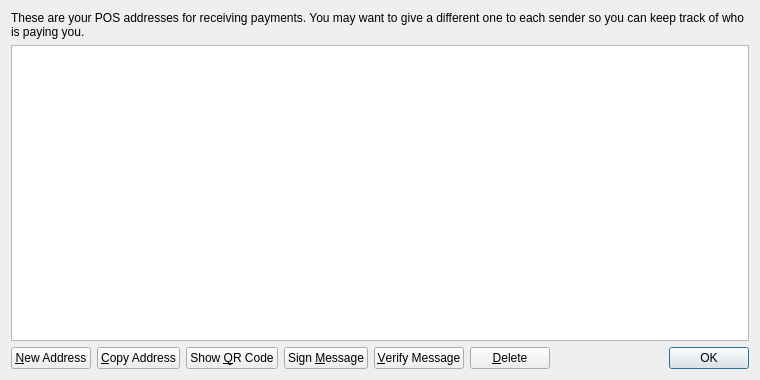
<?xml version="1.0" encoding="UTF-8"?>
<ui version="4.0">
 <class>AddressBookPage</class>
 <widget class="QWidget" name="AddressBookPage">
  <property name="geometry">
   <rect>
    <x>0</x>
    <y>0</y>
    <width>760</width>
    <height>380</height>
   </rect>
  </property>
  <property name="windowTitle">
   <string>Address Book</string>
  </property>
  <layout class="QVBoxLayout" name="verticalLayout">
   <item>
    <widget class="QLabel" name="labelExplanation">
     <property name="text">
      <string>These are your POS addresses for receiving payments. You may want to give a different one to each sender so you can keep track of who is paying you.</string>
     </property>
     <property name="textFormat">
      <enum>Qt::PlainText</enum>
     </property>
     <property name="wordWrap">
      <bool>true</bool>
     </property>
    </widget>
   </item>
   <item>
    <widget class="QTableView" name="tableView">
     <property name="contextMenuPolicy">
      <enum>Qt::CustomContextMenu</enum>
     </property>
     <property name="toolTip">
      <string>Double-click to edit address or label</string>
     </property>
     <property name="tabKeyNavigation">
      <bool>false</bool>
     </property>
     <property name="alternatingRowColors">
      <bool>true</bool>
     </property>
     <property name="selectionMode">
      <enum>QAbstractItemView::SingleSelection</enum>
     </property>
     <property name="selectionBehavior">
      <enum>QAbstractItemView::SelectRows</enum>
     </property>
     <property name="sortingEnabled">
      <bool>true</bool>
     </property>
     <attribute name="verticalHeaderVisible">
      <bool>false</bool>
     </attribute>
    </widget>
   </item>
   <item>
    <layout class="QHBoxLayout" name="horizontalLayout">
     <item>
      <widget class="QPushButton" name="newAddressButton">
       <property name="toolTip">
        <string>Create a new address</string>
       </property>
       <property name="text">
        <string>&amp;New Address</string>
       </property>
       <property name="icon">
        <iconset resource="../bitcoin.qrc">
         <normaloff>:/icons/add</normaloff>:/icons/add</iconset>
       </property>
      </widget>
     </item>
     <item>
      <widget class="QPushButton" name="copyToClipboard">
       <property name="toolTip">
        <string>Copy the currently selected address to the system clipboard</string>
       </property>
       <property name="text">
        <string>&amp;Copy Address</string>
       </property>
       <property name="icon">
        <iconset resource="../bitcoin.qrc">
         <normaloff>:/icons/editcopy</normaloff>:/icons/editcopy</iconset>
       </property>
      </widget>
     </item>
     <item>
      <widget class="QPushButton" name="showQRCode">
       <property name="text">
        <string>Show &amp;QR Code</string>
       </property>
       <property name="icon">
        <iconset resource="../bitcoin.qrc">
         <normaloff>:/icons/qrcode</normaloff>:/icons/qrcode</iconset>
       </property>
      </widget>
     </item>
     <item>
      <widget class="QPushButton" name="signMessage">
       <property name="toolTip">
        <string>Sign a message to prove you own a POS address</string>
       </property>
       <property name="text">
        <string>Sign &amp;Message</string>
       </property>
       <property name="icon">
        <iconset resource="../bitcoin.qrc">
         <normaloff>:/icons/edit</normaloff>:/icons/edit</iconset>
       </property>
      </widget>
     </item>
     <item>
      <widget class="QPushButton" name="verifyMessage">
       <property name="toolTip">
        <string>Verify a message to ensure it was signed with a specified POS address</string>
       </property>
       <property name="text">
        <string>&amp;Verify Message</string>
       </property>
       <property name="icon">
        <iconset resource="../bitcoin.qrc">
         <normaloff>:/icons/transaction_0</normaloff>:/icons/transaction_0</iconset>
       </property>
      </widget>
     </item>
     <item>
      <widget class="QPushButton" name="deleteButton">
       <property name="toolTip">
        <string>Delete the currently selected address from the list</string>
       </property>
       <property name="text">
        <string>&amp;Delete</string>
       </property>
       <property name="icon">
        <iconset resource="../bitcoin.qrc">
         <normaloff>:/icons/remove</normaloff>:/icons/remove</iconset>
       </property>
      </widget>
     </item>
     <item>
      <spacer name="horizontalSpacer">
       <property name="orientation">
        <enum>Qt::Horizontal</enum>
       </property>
       <property name="sizeHint" stdset="0">
        <size>
         <width>40</width>
         <height>20</height>
        </size>
       </property>
      </spacer>
     </item>
     <item>
      <widget class="QDialogButtonBox" name="buttonBox">
       <property name="sizePolicy">
        <sizepolicy hsizetype="Maximum" vsizetype="Fixed">
         <horstretch>0</horstretch>
         <verstretch>0</verstretch>
        </sizepolicy>
       </property>
       <property name="standardButtons">
        <set>QDialogButtonBox::Ok</set>
       </property>
      </widget>
     </item>
    </layout>
   </item>
  </layout>
 </widget>
 <resources>
  <include location="../bitcoin.qrc"/>
 </resources>
 <connections/>
</ui>
